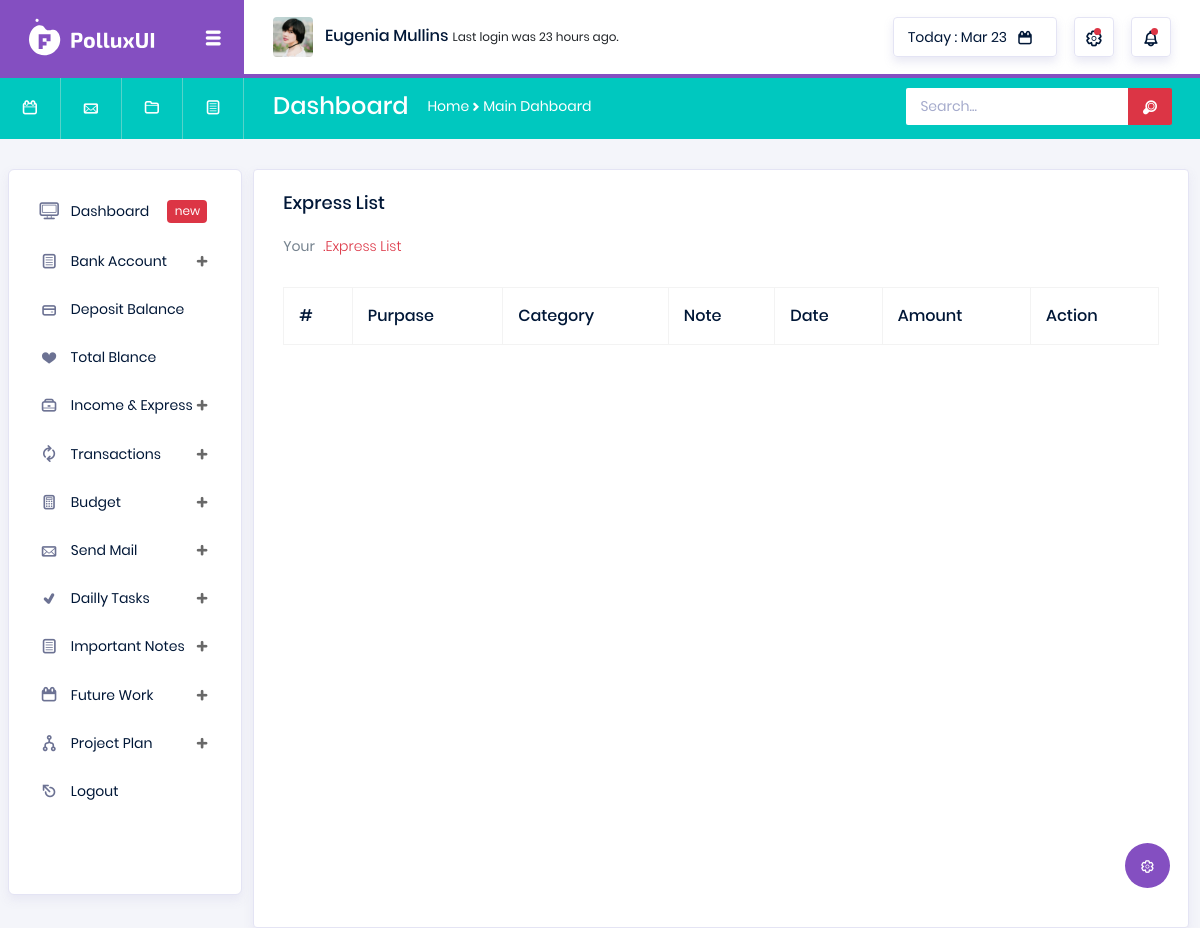
Page /view-express/ (signed in) on the earlier database version.
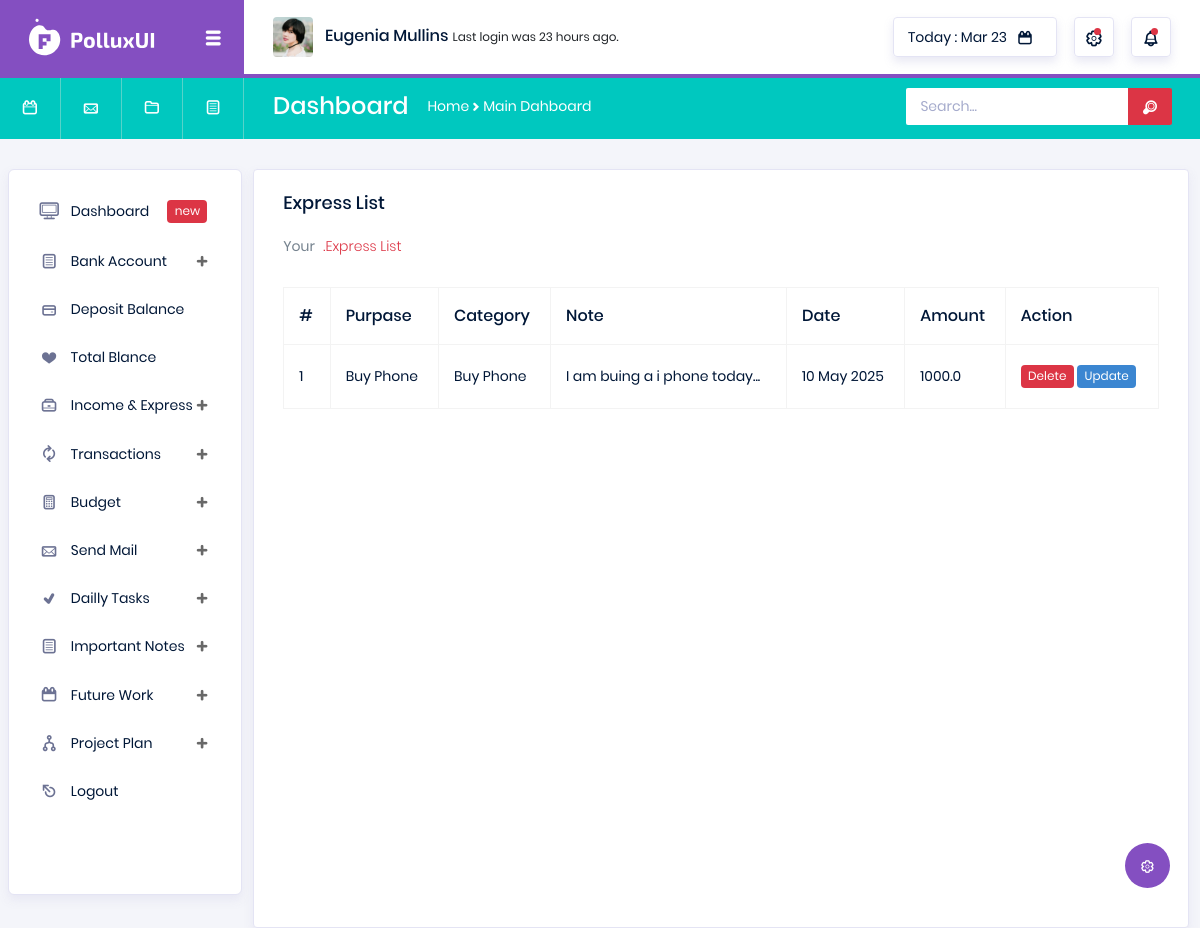
Same page on the later database version.
### transactions/models.py (models this page shows, shortened)
class Express(models.Model):
    user = models.ForeignKey(User, on_delete=models.CASCADE)
    amount = models.FloatField(default=0.0)
    purpose = models.CharField(max_length=260)
    express_category = models.CharField(max_length=260)
    note = models.TextField()
    create_att = models.DateTimeField(auto_now_add=True)
    update_att = models.DateTimeField(auto_now=True)

### transactions/views.py (the view)
# urls.py: path('view-express/', views.View_Express, name='view_express'),
@login_required
def View_Express(request):
    user = request.user
    expreses = Express.objects.filter(user=user)
    return render(request, 'transaction/view_express.html', context={'expreses':expreses})

### templates/transaction/view_express.html (shortened to what this page needs)
{% extends 'base.html' %}
{% load static %}
{% block body %}
<div class="col-lg-12 grid-margin stretch-card">
    <div class="card">
      <div class="card-body">
        <h4 class="card-title">Express List</h4>
        <p class="card-description">
          Your <code>.Express List</code>
        </p>
        <div class="table-responsive pt-3">
          <table class="table table-bordered">
            <thead>
              <tr>
                <th>
                  #
                </th>
                <th>
                  Purpase
                </th>
                <th>
                  Category
                </th>
                <th>
                  Note
                </th>
                <th>
                  Date
                </th>
                <th>
                  Amount
                </th>
                <th>
                  Action
                </th>
              </tr>
            </thead>
            <tbody>
              {% for express in expreses %}
              <tr>
                <td>
                  {{forloop.counter}}
                </td>
                <td>
                  {{express.purpose}}
                </td>
                <td>
                    {{express.express_category}}
                </td>
                <td>
                  {{express.note|slice:30}}...
                </td>
                <td>
                    {{express.create_att|date:"d F Y"}}
                </td>
                <td>
                  {{express.amount}}
                </td>
                <td>
                  <a href="{% url 'transaction:delete_express' id=express.id %}" class="badge badge-danger">Delete</a>
                  <a href="{% url 'transaction:update_express' id=express.id %}" class="badge badge-info">Update</a>
                </td>
              </tr>
            {% endfor %}
            </tbody>
          </table>
        </div>
      </div>
    </div>
  </div>
{% endblock %}

### templates/base.html (shortened to what this page needs)
<!DOCTYPE html>
{% load static %}
<html lang="en">
<head>
  <link rel="stylesheet" href="{% static 'vendors/typicons/typicons.css' %}">
  <link rel="stylesheet" href="{% static 'vendors/css/vendor.bundle.base.css' %}">
  <link rel="stylesheet" href="{% static 'css/vertical-layout-light/style.css' %}">
</head>
<body>
  <div class="container-scroller">
    {% include 'shared/navbar.html' %}
    {% include 'shared/header.html' %}
    <div class="container-fluid page-body-wrapper">
      <div class="theme-setting-wrapper">
        <div id="settings-trigger"><i class="typcn typcn-cog-outline"></i></div>
      </div>
      {% include 'shared/sidebar.html' %}
      <div class="main-panel">
        {% block body %}
        {% endblock %}
      </div>
    </div>
  </div>
</body>
</html>

### templates/shared/navbar.html (shortened to what this page needs)
{% load static %}
<nav class="navbar col-lg-12 col-12 p-0 fixed-top d-flex flex-row">
    <div class="navbar-brand-wrapper d-flex justify-content-center">
      <div class="navbar-brand-inner-wrapper d-flex justify-content-between align-items-center w-100">
        <a class="navbar-brand brand-logo" href="index.html"><img src="{% static 'images/logo.svg' %}" alt="logo"/></a>
        <button class="navbar-toggler navbar-toggler align-self-center" type="button" data-toggle="minimize">
          <span class="typcn typcn-th-menu"></span>
        </button>
      </div>
    </div>
    <div class="navbar-menu-wrapper d-flex align-items-center justify-content-end">
      <ul class="navbar-nav mr-lg-2">
        <li class="nav-item nav-profile dropdown">
          <a class="nav-link" href="#" data-toggle="dropdown" id="profileDropdown">
            <img src="{% static 'images/faces/face5.jpg' %}" alt="profile"/>
            <span class="nav-profile-name">Eugenia Mullins</span>
          </a>
        </li>
        <li class="nav-item nav-user-status dropdown">
            <p class="mb-0">Last login was 23 hours ago.</p>
        </li>
      </ul>
      <ul class="navbar-nav navbar-nav-right">
        <li class="nav-item nav-date dropdown">
          <a class="nav-link d-flex justify-content-center align-items-center" href="javascript:;">
            <h6 class="date mb-0">Today : Mar 23</h6>
            <i class="typcn typcn-calendar"></i>
          </a>
        </li>
        <li class="nav-item dropdown">
          <a class="nav-link count-indicator dropdown-toggle d-flex justify-content-center align-items-center" id="messageDropdown" href="#" data-toggle="dropdown">
            <i class="typcn typcn-cog-outline mx-0"></i>
            <span class="count"></span>
          </a>
        </li>
        <li class="nav-item dropdown mr-0">
          <a class="nav-link count-indicator dropdown-toggle d-flex align-items-center justify-content-center" id="notificationDropdown" href="#" data-toggle="dropdown">
            <i class="typcn typcn-bell mx-0"></i>
            <span class="count"></span>
          </a>
        </li>
      </ul>
    </div>
  </nav>

### templates/shared/header.html
<nav class="navbar-breadcrumb col-xl-12 col-12 d-flex flex-row p-0">
    <div class="navbar-links-wrapper d-flex align-items-stretch">
      <div class="nav-link">
        <a href="javascript:;"><i class="typcn typcn-calendar-outline"></i></a>
      </div>
      <div class="nav-link">
        <a href="javascript:;"><i class="typcn typcn-mail"></i></a>
      </div>
      <div class="nav-link">
        <a href="javascript:;"><i class="typcn typcn-folder"></i></a>
      </div>
      <div class="nav-link">
        <a href="javascript:;"><i class="typcn typcn-document-text"></i></a>
      </div>
    </div>
    <div class="navbar-menu-wrapper d-flex align-items-center justify-content-end">
      <ul class="navbar-nav mr-lg-2">
        <li class="nav-item ml-0">
          <h4 class="mb-0">Dashboard</h4>
        </li>
        <li class="nav-item">
          <div class="d-flex align-items-baseline">
            <p class="mb-0">Home</p>
            <i class="typcn typcn-chevron-right"></i>
            <p class="mb-0">Main Dahboard</p>
          </div>
        </li>
      </ul>
      <ul class="navbar-nav navbar-nav-right">
        <li class="nav-item nav-search d-none d-md-block mr-0">
          <div class="input-group">
            <input type="text" class="form-control" placeholder="Search..." aria-label="search" aria-describedby="search">
            <div class="input-group-prepend">
              <span class="input-group-text" id="search">
                <i class="typcn typcn-zoom"></i>
              </span>
            </div>
          </div>
        </li>
      </ul>
    </div>
  </nav>

### templates/shared/sidebar.html (shortened to what this page needs)
{% load static %}
<nav class="sidebar sidebar-offcanvas" id="sidebar">
    <ul class="nav">
      <li class="nav-item">
        <a class="nav-link" href="/">
          <i class="typcn typcn-device-desktop menu-icon"></i>
          <span class="menu-title">Dashboard</span>
          <div class="badge badge-danger">new</div>
        </a>
      </li>
      <li class="nav-item">
        <a class="nav-link" data-toggle="collapse" href="#ui-basic2" aria-expanded="false" aria-controls="ui-basic2">
          <i class="typcn typcn-document-text menu-icon"></i>
          <span class="menu-title">Bank Account</span>
          <i class="menu-arrow"></i>
        </a>
      </li>
      <li class="nav-item">
        <a class="nav-link" href="{% url 'transaction:deposit_blance' %}">
          <i class="typcn typcn-credit-card menu-icon"></i>
          <span class="menu-title">Deposit Balance</span>
        </a>
      </li>
      <li class="nav-item">
        <a class="nav-link" href="{% url 'transaction:total_blance' %}">
          <i class="typcn  typcn typcn-heart menu-icon"></i>
          <span class="menu-title">Total Blance</span>
        </a>
      </li>
      <li class="nav-item">
        <a class="nav-link" data-toggle="collapse" href="#form-elements" aria-expanded="false" aria-controls="form-elements">
          <i class="typcn typcn-briefcase menu-icon"></i>
          <span class="menu-title">Income & Express</span>
          <i class="menu-arrow"></i>
        </a>
      </li>
      <li class="nav-item">
        <a class="nav-link" data-toggle="collapse" href="#ui-basic" aria-expanded="false" aria-controls="ui-basic">
          <i class="typcn typcn-arrow-sync menu-icon"></i>
          <span class="menu-title">Transactions</span>
          <i class="menu-arrow"></i>
        </a>
      </li>
      <li class="nav-item">
        <a class="nav-link" data-toggle="collapse" href="#charts" aria-expanded="false" aria-controls="charts">
          <i class="typcn typcn-calculator menu-icon"></i>
          <span class="menu-title">Budget</span>
          <i class="menu-arrow"></i>
        </a>
      </li>
      <li class="nav-item">
        <a class="nav-link" data-toggle="collapse" href="#tables" aria-expanded="false" aria-controls="tables">
          <i class="typcn typcn-mail menu-icon"></i>
          <span class="menu-title">Send Mail</span>
          <i class="menu-arrow"></i>
        </a>
      </li>
      <li class="nav-item">
        <a class="nav-link" data-toggle="collapse" href="#icons" aria-expanded="false" aria-controls="icons">
          <i class="typcn typcn-tick menu-icon"></i>
          <span class="menu-title">Dailly Tasks</span>
          <i class="menu-arrow"></i>
        </a>
      </li>
      <li class="nav-item">
        <a class="nav-link" data-toggle="collapse" href="#auth" aria-expanded="false" aria-controls="auth">
          <i class="typcn typcn-document-text menu-icon"></i>
          <span class="menu-title">Important Notes</span>
          <i class="menu-arrow"></i>
        </a>
      </li>
      <li class="nav-item">
        <a class="nav-link" data-toggle="collapse" href="#Futureworkd" aria-expanded="false" aria-controls="Futureworkd">
          <i class="typcn typcn-calendar menu-icon"></i>
          <span class="menu-title">Future Work</span>
          <i class="menu-arrow"></i>
        </a>
      </li>
      <li class="nav-item">
        <a class="nav-link" data-toggle="collapse" href="#projectpln" aria-expanded="false" aria-controls="projectpln">
          <i class="typcn typcn-flow-merge menu-icon"></i>
          <span class="menu-title">Project Plan</span>
          <i class="menu-arrow"></i>
        </a>
      </li>
      <li class="nav-item">
        <a class="nav-link" href="{% url 'logout' %}">
          <i class="typcn typcn-eject menu-icon"></i>
          <span class="menu-title">Logout</span>
        </a>
      </li>
    </ul>
  </nav>

Differences in the rows shown:
added Express: purpose "Buy Phone", express_category "Buy Phone", note "I am buing a i phone today", create_att "10 May 2025", amount "1000.0"
